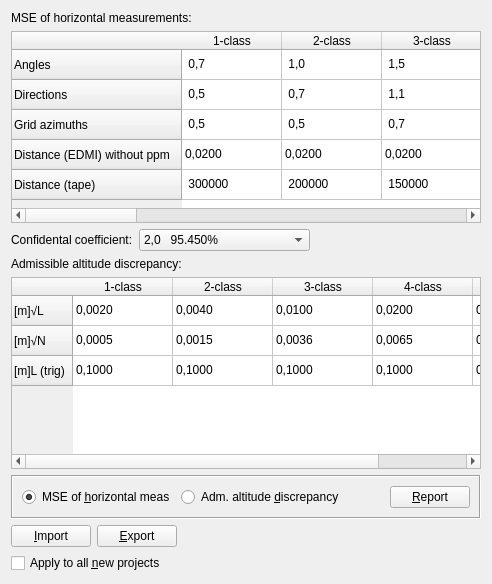
       <widget class="QWidget" name="accuracyTab">
        <attribute name="title">
         <string>Accuracy</string>
        </attribute>
        <layout class="QVBoxLayout" name="verticalLayout_6">
         <item>
          <widget class="QLabel" name="horizontalMSELabel">
           <property name="sizePolicy">
            <sizepolicy hsizetype="Preferred" vsizetype="Preferred">
             <horstretch>0</horstretch>
             <verstretch>0</verstretch>
            </sizepolicy>
           </property>
           <property name="text">
            <string>MSE of horizontal measurements:</string>
           </property>
          </widget>
         </item>
         <item>
          <widget class="QTableWidget" name="horizontalMSETableWidget">
           <property name="alternatingRowColors">
            <bool>false</bool>
           </property>
           <property name="selectionMode">
            <enum>QAbstractItemView::SingleSelection</enum>
           </property>
           <property name="wordWrap">
            <bool>true</bool>
           </property>
           <property name="cornerButtonEnabled">
            <bool>false</bool>
           </property>
           <row>
            <property name="text">
             <string>Angles</string>
            </property>
           </row>
           <row>
            <property name="text">
             <string>Directions</string>
            </property>
           </row>
           <row>
            <property name="text">
             <string>Grid azimuths</string>
            </property>
           </row>
           <row>
            <property name="text">
             <string>Distance (EDMI) without ppm</string>
            </property>
           </row>
           <row>
            <property name="text">
             <string>Distance (tape)</string>
            </property>
           </row>
           <column>
            <property name="text">
             <string>1-class</string>
            </property>
           </column>
           <column>
            <property name="text">
             <string>2-class</string>
            </property>
           </column>
           <column>
            <property name="text">
             <string>3-class</string>
            </property>
           </column>
           <column>
            <property name="text">
             <string>4-class</string>
            </property>
           </column>
           <column>
            <property name="text">
             <string>1-category</string>
            </property>
           </column>
           <column>
            <property name="text">
             <string>2-category</string>
            </property>
           </column>
           <column>
            <property name="text">
             <string>theod. travers</string>
            </property>
           </column>
           <column>
            <property name="text">
             <string>tacheom. travers</string>
            </property>
           </column>
           <item row="0" column="0">
            <property name="text">
             <string> 0,7</string>
            </property>
           </item>
           <item row="0" column="1">
            <property name="text">
             <string> 1,0</string>
            </property>
           </item>
           <item row="0" column="2">
            <property name="text">
             <string> 1,5</string>
            </property>
           </item>
           <item row="0" column="3">
            <property name="text">
             <string> 2,0</string>
            </property>
           </item>
           <item row="0" column="4">
            <property name="text">
             <string> 5,0</string>
            </property>
           </item>
           <item row="0" column="5">
            <property name="text">
             <string> 10,0</string>
            </property>
           </item>
           <item row="0" column="6">
            <property name="text">
             <string> 20,0</string>
            </property>
           </item>
           <item row="0" column="7">
            <property name="text">
             <string> 90,0</string>
            </property>
           </item>
           <item row="1" column="0">
            <property name="text">
             <string> 0,5</string>
            </property>
           </item>
           <item row="1" column="1">
            <property name="text">
             <string> 0,7</string>
            </property>
           </item>
           <item row="1" column="2">
            <property name="text">
             <string> 1,1</string>
            </property>
           </item>
           <item row="1" column="3">
            <property name="text">
             <string> 1,4</string>
            </property>
           </item>
           <item row="1" column="4">
            <property name="text">
             <string> 3,5</string>
            </property>
           </item>
           <item row="1" column="5">
            <property name="text">
             <string> 7,1</string>
            </property>
           </item>
           <item row="1" column="6">
            <property name="text">
             <string> 14,1</string>
            </property>
           </item>
           <item row="1" column="7">
            <property name="text">
             <string> 63,6</string>
            </property>
           </item>
           <item row="2" column="0">
            <property name="text">
             <string> 0,5</string>
            </property>
           </item>
           <item row="2" column="1">
            <property name="text">
             <string> 0,5</string>
            </property>
           </item>
           <item row="2" column="2">
            <property name="text">
             <string> 0,7</string>
            </property>
           </item>
           <item row="2" column="3">
            <property name="text">
             <string> 1,0</string>
            </property>
           </item>
           <item row="2" column="4">
            <property name="text">
             <string> 1,5</string>
            </property>
           </item>
           <item row="2" column="5">
            <property name="text">
             <string> 3,5</string>
            </property>
           </item>
           <item row="2" column="6">
            <property name="text">
             <string> 7,0</string>
            </property>
           </item>
           <item row="2" column="7">
            <property name="text">
             <string> 30,0</string>
            </property>
           </item>
           <item row="3" column="0">
            <property name="text">
             <string>0,0200</string>
            </property>
           </item>
           <item row="3" column="1">
            <property name="text">
             <string>0,0200</string>
            </property>
           </item>
           <item row="3" column="2">
            <property name="text">
             <string>0,0200</string>
            </property>
           </item>
           <item row="3" column="3">
            <property name="text">
             <string>0,0200</string>
            </property>
           </item>
           <item row="3" column="4">
            <property name="text">
             <string>0,0200</string>
            </property>
           </item>
           <item row="3" column="5">
            <property name="text">
             <string>0,0200</string>
            </property>
           </item>
           <item row="3" column="6">
            <property name="text">
             <string>0,0250</string>
            </property>
           </item>
           <item row="3" column="7">
            <property name="text">
             <string>0,1000</string>
            </property>
           </item>
           <item row="4" column="0">
            <property name="text">
             <string> 300000</string>
            </property>
           </item>
           <item row="4" column="1">
            <property name="text">
             <string> 200000</string>
            </property>
           </item>
           <item row="4" column="2">
            <property name="text">
             <string> 150000</string>
            </property>
           </item>
           <item row="4" column="3">
            <property name="text">
             <string>70000</string>
            </property>
           </item>
           <item row="4" column="4">
            <property name="text">
             <string> 50000</string>
            </property>
           </item>
           <item row="4" column="5">
            <property name="text">
             <string>20000</string>
            </property>
           </item>
           <item row="4" column="6">
            <property name="text">
             <string> 5000</string>
            </property>
           </item>
           <item row="4" column="7">
            <property name="text">
             <string> 2000</string>
            </property>
           </item>
          </widget>
         </item>
         <item>
          <layout class="QHBoxLayout" name="horizontalLayout_4">
           <item>
            <widget class="QLabel" name="ConfidentialCoefficientLabel">
             <property name="sizePolicy">
              <sizepolicy hsizetype="Fixed" vsizetype="Preferred">
               <horstretch>0</horstretch>
               <verstretch>0</verstretch>
              </sizepolicy>
             </property>
             <property name="text">
              <string>Confidental coefficient:</string>
             </property>
            </widget>
           </item>
           <item>
            <widget class="QComboBox" name="comboBox">
             <property name="sizePolicy">
              <sizepolicy hsizetype="Expanding" vsizetype="Fixed">
               <horstretch>0</horstretch>
               <verstretch>0</verstretch>
              </sizepolicy>
             </property>
             <property name="currentIndex">
              <number>7</number>
             </property>
             <item>
              <property name="text">
               <string>0,2   15.852%</string>
              </property>
             </item>
             <item>
              <property name="text">
               <string>0,5   38.292%</string>
              </property>
             </item>
             <item>
              <property name="text">
               <string>1,0   68.269%</string>
              </property>
             </item>
             <item>
              <property name="text">
               <string>1,2   76.986%</string>
              </property>
             </item>
             <item>
              <property name="text">
               <string>1,4   83.849%</string>
              </property>
             </item>
             <item>
              <property name="text">
               <string>1,6   89.040%</string>
              </property>
             </item>
             <item>
              <property name="text">
               <string>1,8   92.814%</string>
              </property>
             </item>
             <item>
              <property name="text">
               <string>2,0   95.450%</string>
              </property>
             </item>
             <item>
              <property name="text">
               <string>2,1   96.427%</string>
              </property>
             </item>
             <item>
              <property name="text">
               <string>2,2   97.219%</string>
              </property>
             </item>
             <item>
              <property name="text">
               <string>2,3   97.855%</string>
              </property>
             </item>
             <item>
              <property name="text">
               <string>2,4   98.360%</string>
              </property>
             </item>
             <item>
              <property name="text">
               <string>2,5   98.758%</string>
              </property>
             </item>
             <item>
              <property name="text">
               <string>2,6   99.068%</string>
              </property>
             </item>
             <item>
              <property name="text">
               <string>2,7   99.037%</string>
              </property>
             </item>
             <item>
              <property name="text">
               <string>2,8   99.489%</string>
              </property>
             </item>
             <item>
              <property name="text">
               <string>2,9   99.627%</string>
              </property>
             </item>
             <item>
              <property name="text">
               <string>3,0   99.730%</string>
              </property>
             </item>
             <item>
              <property name="text">
               <string>4,0   99.994%</string>
              </property>
             </item>
             <item>
              <property name="text">
               <string>5,0   99.999%</string>
              </property>
             </item>
            </widget>
           </item>
           <item>
            <spacer name="horizontalSpacer_4">
             <property name="orientation">
              <enum>Qt::Horizontal</enum>
             </property>
             <property name="sizeHint" stdset="0">
              <size>
               <width>40</width>
               <height>20</height>
              </size>
             </property>
            </spacer>
           </item>
          </layout>
         </item>
         <item>
          <widget class="QLabel" name="altitudeDisrepancyLabel">
           <property name="sizePolicy">
            <sizepolicy hsizetype="Preferred" vsizetype="Preferred">
             <horstretch>0</horstretch>
             <verstretch>0</verstretch>
            </sizepolicy>
           </property>
           <property name="text">
            <string>Admissible altitude discrepancy:</string>
           </property>
          </widget>
         </item>
         <item>
          <widget class="QTableWidget" name="altitudeDisrepancyTableWidget">
           <property name="iconSize">
            <size>
             <width>0</width>
             <height>0</height>
            </size>
           </property>
           <row>
            <property name="text">
             <string>[m]√L</string>
            </property>
           </row>
           <row>
            <property name="text">
             <string>[m]√N</string>
            </property>
           </row>
           <row>
            <property name="text">
             <string>[m]L (trig)</string>
            </property>
           </row>
           <column>
            <property name="text">
             <string>1-class</string>
            </property>
           </column>
           <column>
            <property name="text">
             <string>2-class</string>
            </property>
           </column>
           <column>
            <property name="text">
             <string>3-class</string>
            </property>
           </column>
           <column>
            <property name="text">
             <string>4-class</string>
            </property>
           </column>
           <column>
            <property name="text">
             <string>tec. leveling</string>
            </property>
           </column>
           <item row="0" column="0">
            <property name="text">
             <string>0,0020</string>
            </property>
           </item>
           <item row="0" column="1">
            <property name="text">
             <string>0,0040</string>
            </property>
           </item>
           <item row="0" column="2">
            <property name="text">
             <string>0,0100</string>
            </property>
           </item>
           <item row="0" column="3">
            <property name="text">
             <string>0,0200</string>
            </property>
           </item>
           <item row="0" column="4">
            <property name="text">
             <string>0,0500</string>
            </property>
           </item>
           <item row="1" column="0">
            <property name="text">
             <string>0,0005</string>
            </property>
           </item>
           <item row="1" column="1">
            <property name="text">
             <string>0,0015</string>
            </property>
           </item>
           <item row="1" column="2">
            <property name="text">
             <string>0,0036</string>
            </property>
           </item>
           <item row="1" column="3">
            <property name="text">
             <string>0,0065</string>
            </property>
           </item>
           <item row="1" column="4">
            <property name="text">
             <string>0,0100</string>
            </property>
           </item>
           <item row="2" column="0">
            <property name="text">
             <string>0,1000</string>
            </property>
           </item>
           <item row="2" column="1">
            <property name="text">
             <string>0,1000</string>
            </property>
           </item>
           <item row="2" column="2">
            <property name="text">
             <string>0,1000</string>
            </property>
           </item>
           <item row="2" column="3">
            <property name="text">
             <string>0,1000</string>
            </property>
           </item>
           <item row="2" column="4">
            <property name="text">
             <string>0,4000</string>
            </property>
           </item>
          </widget>
         </item>
         <item>
          <widget class="QFrame" name="frame_2">
           <property name="frameShape">
            <enum>QFrame::Box</enum>
           </property>
           <property name="frameShadow">
            <enum>QFrame::Sunken</enum>
           </property>
           <layout class="QVBoxLayout" name="verticalLayout_5">
            <item>
             <layout class="QHBoxLayout" name="horizontalLayout_5">
              <item>
               <widget class="QRadioButton" name="horizontalMSERadioButton">
                <property name="text">
                 <string>MSE of &amp;horizontal meas</string>
                </property>
                <property name="checked">
                 <bool>true</bool>
                </property>
               </widget>
              </item>
              <item>
               <widget class="QRadioButton" name="altitudeDisrepancyRadioButton">
                <property name="text">
                 <string>Adm. altitude &amp;discrepancy</string>
                </property>
               </widget>
              </item>
              <item>
               <spacer name="horizontalSpacer_5">
                <property name="orientation">
                 <enum>Qt::Horizontal</enum>
                </property>
                <property name="sizeHint" stdset="0">
                 <size>
                  <width>40</width>
                  <height>20</height>
                 </size>
                </property>
               </spacer>
              </item>
              <item>
               <widget class="QPushButton" name="reportPushButton">
                <property name="text">
                 <string>&amp;Report</string>
                </property>
               </widget>
              </item>
             </layout>
            </item>
           </layout>
          </widget>
         </item>
         <item>
          <layout class="QHBoxLayout" name="horizontalLayout_6">
           <item>
            <widget class="QPushButton" name="importPushButton">
             <property name="text">
              <string>&amp;Import</string>
             </property>
            </widget>
           </item>
           <item>
            <widget class="QPushButton" name="ExportPushButton">
             <property name="text">
              <string>&amp;Export</string>
             </property>
            </widget>
           </item>
           <item>
            <spacer name="horizontalSpacer_6">
             <property name="orientation">
              <enum>Qt::Horizontal</enum>
             </property>
             <property name="sizeHint" stdset="0">
              <size>
               <width>40</width>
               <height>20</height>
              </size>
             </property>
            </spacer>
           </item>
          </layout>
         </item>
         <item>
          <widget class="QCheckBox" name="applyNewProjectsCheckBox">
           <property name="text">
            <string>Apply to all &amp;new projects</string>
           </property>
          </widget>
         </item>
        </layout>
       </widget>
